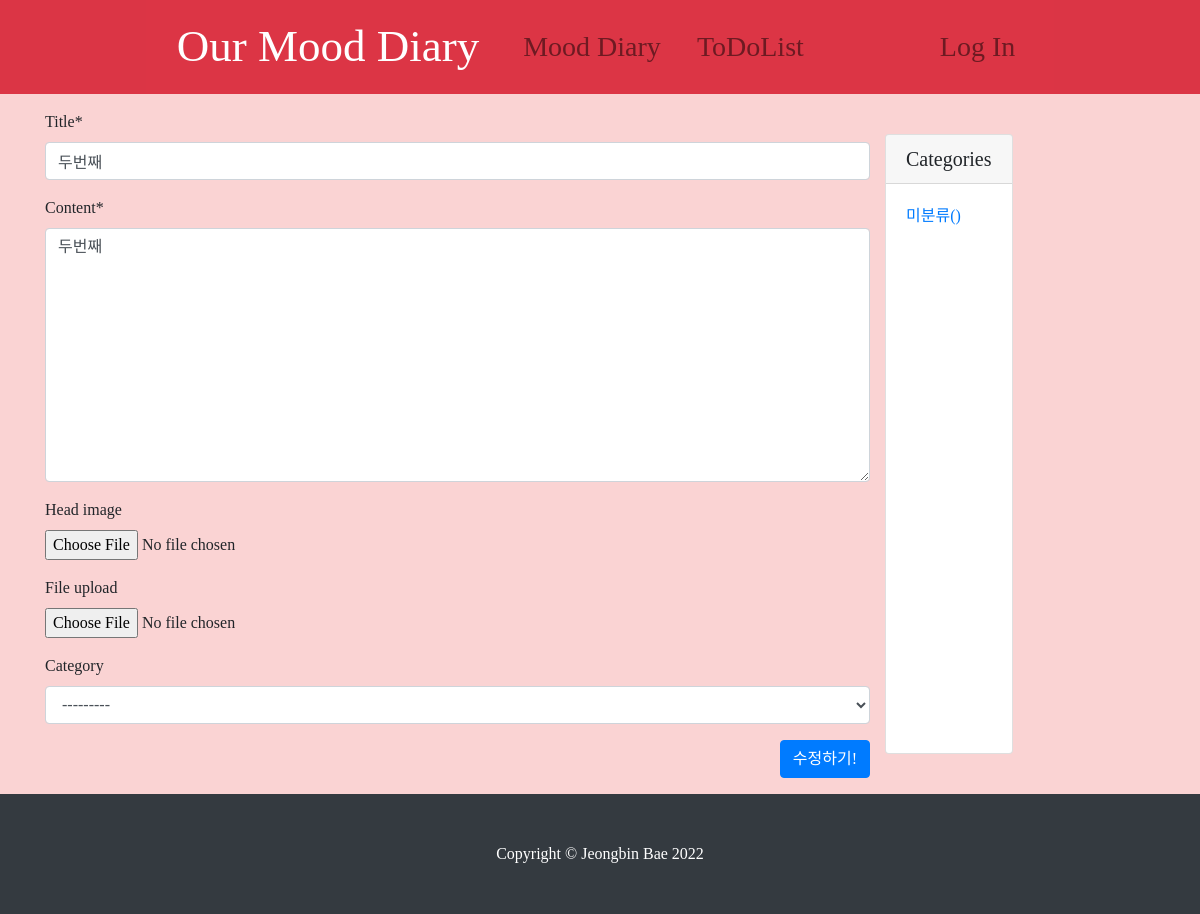
/diary/update_post/2/ (signed in), run on the app's committed database.
### diary/models.py (models this page shows, shortened)
class Post(models.Model):
    title = models.CharField(max_length=30)
    tags = models.ManyToManyField(Tag, blank=True)
    content = MarkdownxField()
    category = models.ForeignKey(Category, null=True, blank=True, on_delete=models.SET_NULL )
    created_at = models.DateTimeField(auto_now_add=True) #새로 작성했을 때 생성
    updated_at = models.DateTimeField(auto_now=True) # 수정했을 때 생성
    head_image = models.ImageField(upload_to='diary/images/%Y/%m/%d/', blank=True)
    file_upload = models.FileField(upload_to='diary/files/%Y/%m/%d', blank=True)
    author = models.ForeignKey(User, null=True, on_delete=models.SET_NULL)

### diary/views.py (the view)
# urls.py: path('update_post/<int:pk>/', views.PostUpdate.as_view()),
class PostUpdate(LoginRequiredMixin, UpdateView):
    model = Post
    fields = ['title', 'content', 'head_image', 'file_upload', 'category']
    template_name = "diary/post_form_update.html"
    def dispatch(self, request, *args, **kwargs):
        current_user = request.user
        if request.user.is_authenticated and request.user == self.get_object().author:
            return super(PostUpdate, self).dispatch(request,*args,**kwargs)
        else:
            raise PermissionDenied

### diary/models.py (called while the page is built)
    def __str__(self):
        return self.name

### diary/templates/diary/post_form_update.html (shortened to what this page needs)
{% extends 'diary/base.html' %}
{% load crispy_forms_tags %}
{% block main_area %}
    <form method="post" enctype="multipart/form-data">{% csrf_token %}
        <table>
            {{ form | crispy }}
        </table>
        <button type = "submit" class = "btn btn-primary float-right">수정하기!</button>
    </form>
{% endblock %}

### diary/static/diary/css/diary-post.css (style rules this page uses)
* { font-family: 'EarlyFontDiary'; }
body { background-color: #FAD3D3FF; font-family: 'EarlyFontDiary'; }

### data on the page
Post: title "두번째", content "두번째", category "---------"
